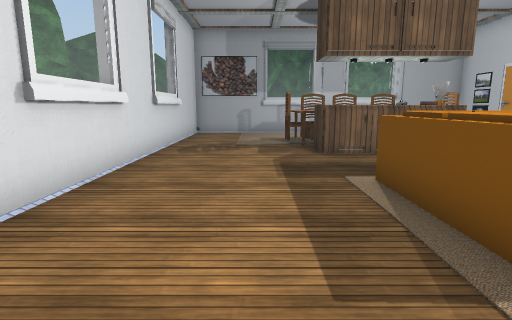
[1] (above)

16 first-person views from a walk through a scene from a Unity 3-D project. The camera is 1.3 m above the floor, tilts 10° down and sees 80° across. The floor is counted in squares, 1 m on a side. Each view is taken from the middle of a square. On the plan, view 1 faces up. The plan holds only what a view shows up to about 14 squares ahead; the rest is blank. The place goes on beyond the plan. The player character is not drawn. Some surface patterns are stand-ins.

[2]
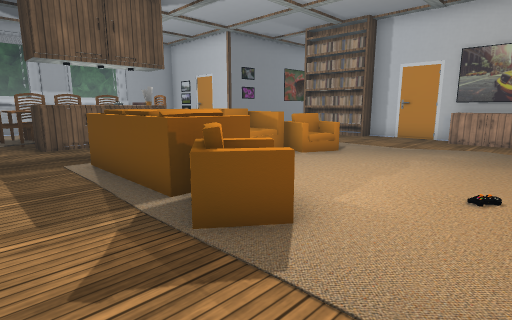

[3]
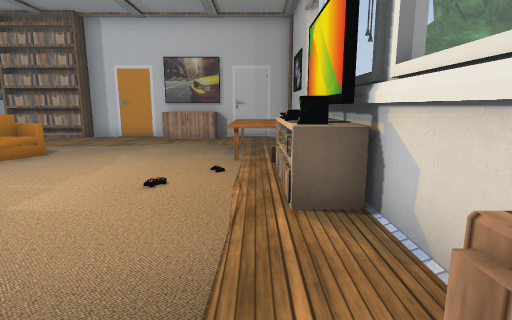

[4]
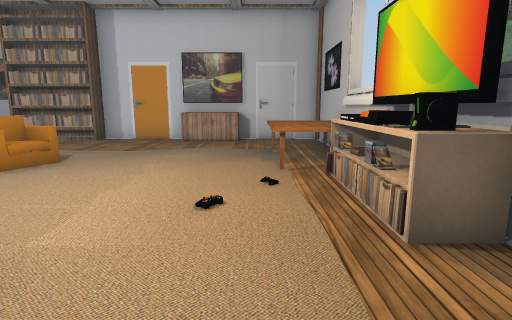

[5]
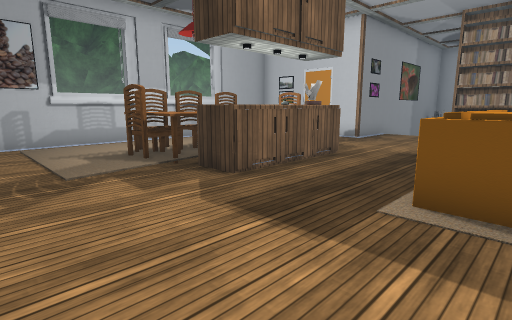

[6]
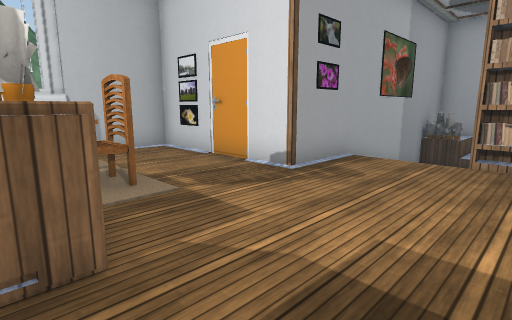

[7]
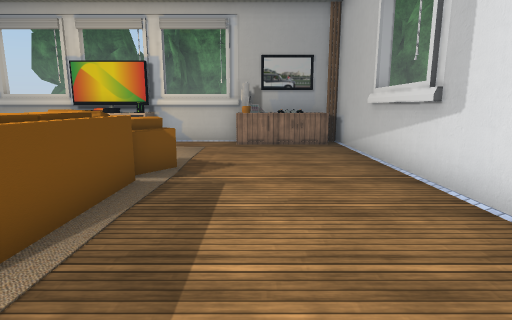

[8]
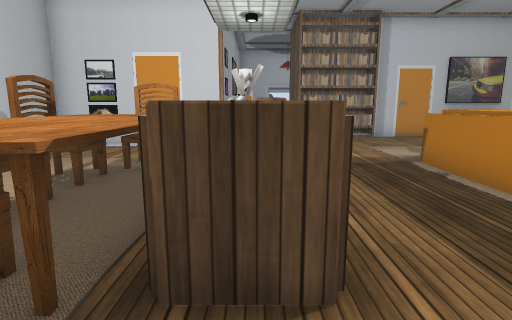

[9]
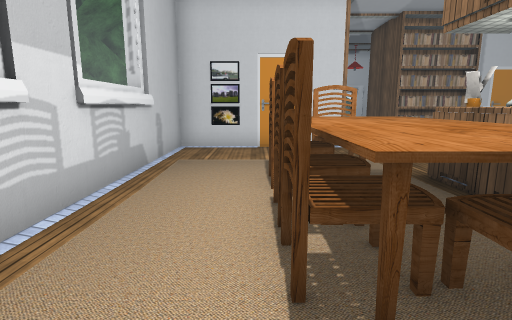

[10]
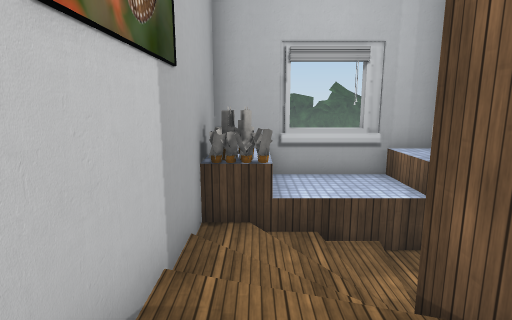

[11]
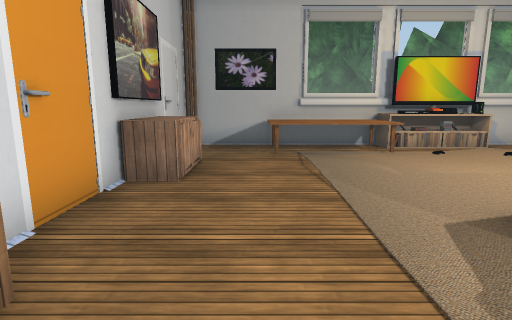

[12]
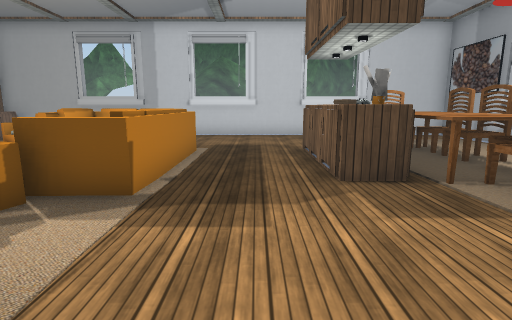

[13]
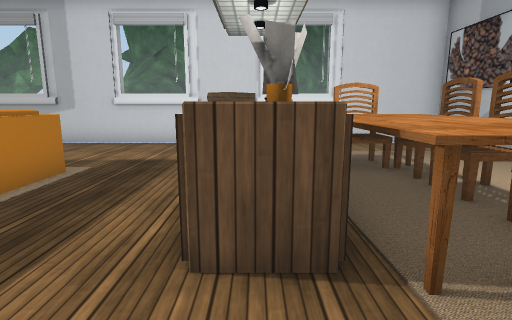

[14]
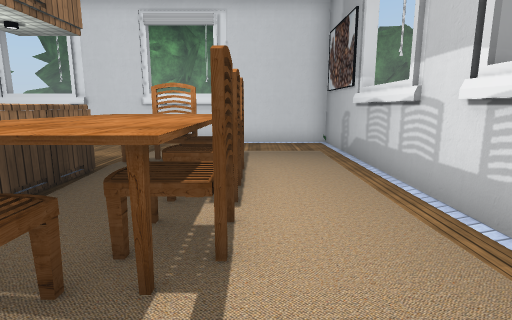

[15]
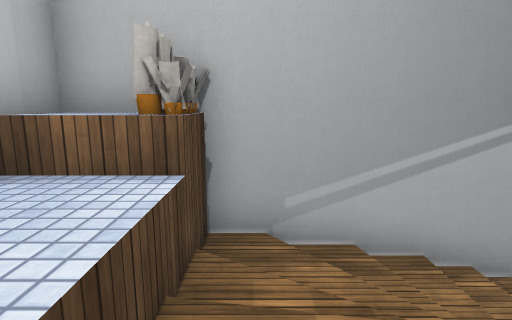

[16]
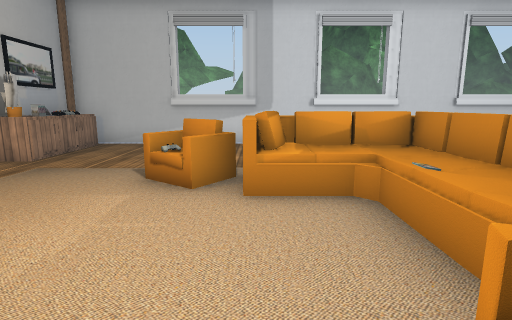

### Floor plan
Key: @ floor where view 1 was taken; # wall or solid block; x gap in a wall; . main floor; : floor 0.5 m higher than the main floor; + floor 0.75 m higher than the main floor; - floor 2 m lower than the main floor; _ floor 3 m lower than the main floor; / step, stairs or slope; ^ raised ledge; C chair; T table; B books; S sofa; U cupboard; O other object.
Columns run from 3 left of view 1 to 21 right of it. Each row starts with its distance up from view 1.
 16 ##############
 15 #............#
 14 #............#
 13 #....C.CC....#
 12 #...CTTTTCC..#
 11 #...CTTTTCC..#
 10 #....TTTTT...##########^
  9 #....^^^B#....../ ////x^^
  8 #.............../ ////^^#
  7 #...............###///^^#
  6 #..............   ////^^#
  5 #....SSSSSS....._////-###
  4 #....S :+:SS....#######
  3 #....S ...OS.....#
  2 #.....SS........##
  1 #....SS.........U#
  0 #..@...........UU#
 -1 #..............UU#
 -2 #.........TTTT...#
 -3 #.........TTTT...#
 -4 #UUUU..####TTT...#
 -5 ##################

Positions as (right, up) in squares from view 1, and headings:
1: (0, 0), facing up
2: (0, -2), facing up-right
3: (0, -3), facing right
4: (1, -2), facing right
5: (-2, 4), facing up-right
6: (5, 6), facing up-right
7: (0, 7), facing down
8: (0, 9), facing right
9: (0, 13), facing right
10: (13, 9), facing right
11: (11, 6), facing down
12: (11, 7), facing left
13: (8, 9), facing left
14: (8, 13), facing left
15: (18, 9), facing down
16: (8, 2), facing left
